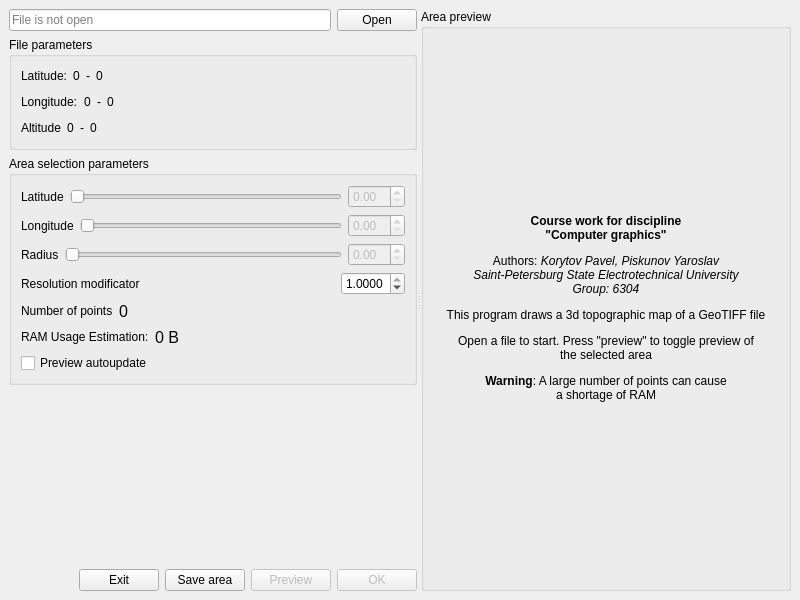
<?xml version="1.0" encoding="UTF-8"?>
<ui version="4.0">
 <class>OpenWindow</class>
 <widget class="QMainWindow" name="OpenWindow">
  <property name="geometry">
   <rect>
    <x>0</x>
    <y>0</y>
    <width>800</width>
    <height>600</height>
   </rect>
  </property>
  <property name="windowTitle">
   <string>GeoTIFF-3d</string>
  </property>
  <widget class="QWidget" name="centralwidget">
   <layout class="QHBoxLayout" name="horizontalLayout_10">
    <item>
     <widget class="QSplitter" name="splitter">
      <property name="orientation">
       <enum>Qt::Horizontal</enum>
      </property>
      <widget class="QWidget" name="layoutWidget">
       <layout class="QVBoxLayout" name="verticalLayout_2">
        <item>
         <layout class="QHBoxLayout" name="horizontalLayout_3">
          <item>
           <widget class="QLineEdit" name="fileNameEdit">
            <property name="readOnly">
             <bool>true</bool>
            </property>
            <property name="placeholderText">
             <string>File is not open</string>
            </property>
           </widget>
          </item>
          <item>
           <widget class="QPushButton" name="openButton">
            <property name="text">
             <string>Open</string>
            </property>
           </widget>
          </item>
         </layout>
        </item>
        <item>
         <widget class="QGroupBox" name="groupBox">
          <property name="minimumSize">
           <size>
            <width>0</width>
            <height>100</height>
           </size>
          </property>
          <property name="title">
           <string>File parameters</string>
          </property>
          <layout class="QVBoxLayout" name="verticalLayout_3">
           <item>
            <layout class="QHBoxLayout" name="horizontalLayout">
             <item>
              <widget class="QLabel" name="label">
               <property name="text">
                <string>Latitude:</string>
               </property>
              </widget>
             </item>
             <item>
              <widget class="QLabel" name="minLat">
               <property name="text">
                <string>0</string>
               </property>
              </widget>
             </item>
             <item>
              <widget class="QLabel" name="label_2">
               <property name="text">
                <string>-</string>
               </property>
              </widget>
             </item>
             <item>
              <widget class="QLabel" name="maxLat">
               <property name="text">
                <string>0</string>
               </property>
              </widget>
             </item>
             <item>
              <spacer name="horizontalSpacer">
               <property name="orientation">
                <enum>Qt::Horizontal</enum>
               </property>
               <property name="sizeHint" stdset="0">
                <size>
                 <width>40</width>
                 <height>20</height>
                </size>
               </property>
              </spacer>
             </item>
            </layout>
           </item>
           <item>
            <layout class="QHBoxLayout" name="horizontalLayout_2">
             <item>
              <widget class="QLabel" name="label_3">
               <property name="text">
                <string>Longitude:</string>
               </property>
              </widget>
             </item>
             <item>
              <widget class="QLabel" name="minLon">
               <property name="text">
                <string>0</string>
               </property>
              </widget>
             </item>
             <item>
              <widget class="QLabel" name="label_4">
               <property name="text">
                <string>-</string>
               </property>
              </widget>
             </item>
             <item>
              <widget class="QLabel" name="maxLon">
               <property name="text">
                <string>0</string>
               </property>
              </widget>
             </item>
             <item>
              <spacer name="horizontalSpacer_2">
               <property name="orientation">
                <enum>Qt::Horizontal</enum>
               </property>
               <property name="sizeHint" stdset="0">
                <size>
                 <width>40</width>
                 <height>20</height>
                </size>
               </property>
              </spacer>
             </item>
            </layout>
           </item>
           <item>
            <layout class="QHBoxLayout" name="horizontalLayout_12">
             <item>
              <widget class="QLabel" name="label_11">
               <property name="text">
                <string>Altitude</string>
               </property>
              </widget>
             </item>
             <item>
              <widget class="QLabel" name="minAlt">
               <property name="text">
                <string>0</string>
               </property>
              </widget>
             </item>
             <item>
              <widget class="QLabel" name="label_12">
               <property name="text">
                <string>-</string>
               </property>
              </widget>
             </item>
             <item>
              <widget class="QLabel" name="maxAlt">
               <property name="text">
                <string>0</string>
               </property>
              </widget>
             </item>
             <item>
              <spacer name="horizontalSpacer_7">
               <property name="orientation">
                <enum>Qt::Horizontal</enum>
               </property>
               <property name="sizeHint" stdset="0">
                <size>
                 <width>40</width>
                 <height>20</height>
                </size>
               </property>
              </spacer>
             </item>
            </layout>
           </item>
          </layout>
         </widget>
        </item>
        <item>
         <widget class="QGroupBox" name="groupBox_2">
          <property name="title">
           <string>Area selection parameters</string>
          </property>
          <layout class="QVBoxLayout" name="verticalLayout">
           <item>
            <layout class="QHBoxLayout" name="horizontalLayout_6">
             <item>
              <widget class="QLabel" name="label_5">
               <property name="text">
                <string>Latitude</string>
               </property>
              </widget>
             </item>
             <item>
              <widget class="QSlider" name="latSlider">
               <property name="enabled">
                <bool>false</bool>
               </property>
               <property name="orientation">
                <enum>Qt::Horizontal</enum>
               </property>
              </widget>
             </item>
             <item>
              <widget class="QDoubleSpinBox" name="latSpin">
               <property name="enabled">
                <bool>false</bool>
               </property>
               <property name="keyboardTracking">
                <bool>false</bool>
               </property>
               <property name="singleStep">
                <double>0.010000000000000</double>
               </property>
              </widget>
             </item>
            </layout>
           </item>
           <item>
            <layout class="QHBoxLayout" name="horizontalLayout_5">
             <item>
              <widget class="QLabel" name="label_6">
               <property name="text">
                <string>Longitude</string>
               </property>
              </widget>
             </item>
             <item>
              <widget class="QSlider" name="lonSlider">
               <property name="enabled">
                <bool>false</bool>
               </property>
               <property name="orientation">
                <enum>Qt::Horizontal</enum>
               </property>
              </widget>
             </item>
             <item>
              <widget class="QDoubleSpinBox" name="lonSpin">
               <property name="enabled">
                <bool>false</bool>
               </property>
               <property name="keyboardTracking">
                <bool>false</bool>
               </property>
               <property name="singleStep">
                <double>0.010000000000000</double>
               </property>
              </widget>
             </item>
            </layout>
           </item>
           <item>
            <layout class="QHBoxLayout" name="horizontalLayout_4">
             <item>
              <widget class="QLabel" name="label_7">
               <property name="text">
                <string>Radius</string>
               </property>
              </widget>
             </item>
             <item>
              <widget class="QSlider" name="radSlider">
               <property name="enabled">
                <bool>false</bool>
               </property>
               <property name="orientation">
                <enum>Qt::Horizontal</enum>
               </property>
              </widget>
             </item>
             <item>
              <widget class="QDoubleSpinBox" name="radSpin">
               <property name="enabled">
                <bool>false</bool>
               </property>
               <property name="keyboardTracking">
                <bool>false</bool>
               </property>
               <property name="singleStep">
                <double>0.010000000000000</double>
               </property>
              </widget>
             </item>
            </layout>
           </item>
           <item>
            <layout class="QHBoxLayout" name="horizontalLayout_9">
             <item>
              <widget class="QLabel" name="label_9">
               <property name="text">
                <string>Resolution modificator</string>
               </property>
              </widget>
             </item>
             <item>
              <spacer name="horizontalSpacer_5">
               <property name="orientation">
                <enum>Qt::Horizontal</enum>
               </property>
               <property name="sizeHint" stdset="0">
                <size>
                 <width>40</width>
                 <height>20</height>
                </size>
               </property>
              </spacer>
             </item>
             <item>
              <widget class="QDoubleSpinBox" name="resSpin">
               <property name="keyboardTracking">
                <bool>false</bool>
               </property>
               <property name="decimals">
                <number>4</number>
               </property>
               <property name="minimum">
                <double>0.000100000000000</double>
               </property>
               <property name="maximum">
                <double>1.000000000000000</double>
               </property>
               <property name="singleStep">
                <double>0.010000000000000</double>
               </property>
               <property name="value">
                <double>1.000000000000000</double>
               </property>
              </widget>
             </item>
            </layout>
           </item>
           <item>
            <layout class="QHBoxLayout" name="horizontalLayout_7">
             <item>
              <widget class="QLabel" name="label_8">
               <property name="text">
                <string>Number of points</string>
               </property>
              </widget>
             </item>
             <item>
              <widget class="QLabel" name="pointNumber">
               <property name="font">
                <font>
                 <pointsize>12</pointsize>
                </font>
               </property>
               <property name="text">
                <string>0</string>
               </property>
              </widget>
             </item>
             <item>
              <spacer name="horizontalSpacer_3">
               <property name="orientation">
                <enum>Qt::Horizontal</enum>
               </property>
               <property name="sizeHint" stdset="0">
                <size>
                 <width>40</width>
                 <height>20</height>
                </size>
               </property>
              </spacer>
             </item>
            </layout>
           </item>
           <item>
            <layout class="QHBoxLayout" name="horizontalLayout_11">
             <item>
              <widget class="QLabel" name="label_10">
               <property name="text">
                <string>RAM Usage Estimation:</string>
               </property>
              </widget>
             </item>
             <item>
              <widget class="QLabel" name="ramUsage">
               <property name="font">
                <font>
                 <pointsize>12</pointsize>
                </font>
               </property>
               <property name="text">
                <string>0 B</string>
               </property>
              </widget>
             </item>
             <item>
              <spacer name="horizontalSpacer_6">
               <property name="orientation">
                <enum>Qt::Horizontal</enum>
               </property>
               <property name="sizeHint" stdset="0">
                <size>
                 <width>40</width>
                 <height>20</height>
                </size>
               </property>
              </spacer>
             </item>
            </layout>
           </item>
           <item>
            <widget class="QCheckBox" name="autoUpdateCheckBox">
             <property name="text">
              <string>Preview autoupdate</string>
             </property>
            </widget>
           </item>
          </layout>
         </widget>
        </item>
        <item>
         <spacer name="verticalSpacer">
          <property name="orientation">
           <enum>Qt::Vertical</enum>
          </property>
          <property name="sizeHint" stdset="0">
           <size>
            <width>20</width>
            <height>40</height>
           </size>
          </property>
         </spacer>
        </item>
        <item>
         <layout class="QHBoxLayout" name="horizontalLayout_8">
          <item>
           <spacer name="horizontalSpacer_4">
            <property name="orientation">
             <enum>Qt::Horizontal</enum>
            </property>
            <property name="sizeHint" stdset="0">
             <size>
              <width>40</width>
              <height>20</height>
             </size>
            </property>
           </spacer>
          </item>
          <item>
           <widget class="QPushButton" name="closeButton">
            <property name="text">
             <string>Exit</string>
            </property>
           </widget>
          </item>
          <item>
           <widget class="QPushButton" name="saveButton">
            <property name="text">
             <string>Save area</string>
            </property>
           </widget>
          </item>
          <item>
           <widget class="QPushButton" name="previewButton">
            <property name="enabled">
             <bool>false</bool>
            </property>
            <property name="text">
             <string>Preview</string>
            </property>
           </widget>
          </item>
          <item>
           <widget class="QPushButton" name="okButton">
            <property name="enabled">
             <bool>false</bool>
            </property>
            <property name="text">
             <string>OK</string>
            </property>
           </widget>
          </item>
         </layout>
        </item>
       </layout>
      </widget>
      <widget class="QGroupBox" name="previewGroupBox">
       <property name="title">
        <string>Area preview</string>
       </property>
       <layout class="QVBoxLayout" name="previewLayout">
        <item>
         <widget class="QLabel" name="previewLabel">
          <property name="text">
           <string>&lt;html&gt;&lt;head/&gt;&lt;body&gt;&lt;p align=&quot;center&quot;&gt;&lt;span style=&quot; font-weight:600;&quot;&gt;Course work for discipline&lt;br/&gt;&amp;quot;Computer graphics&amp;quot;&lt;/span&gt;&lt;/p&gt;&lt;p align=&quot;center&quot;&gt;Authors: &lt;span style=&quot; font-style:italic;&quot;&gt;Korytov Pavel, Piskunov Yaroslav&lt;br/&gt;Saint-Petersburg State Electrotechnical University&lt;br/&gt;Group: 6304&lt;/span&gt;&lt;/p&gt;&lt;p align=&quot;center&quot;&gt;This program draws a 3d topographic map of a GeoTIFF file&lt;/p&gt;&lt;p align=&quot;center&quot;&gt;Open a file to start. Press &amp;quot;preview&amp;quot; to toggle preview of&lt;br/&gt;the selected area&lt;/p&gt;&lt;p align=&quot;center&quot;&gt;&lt;span style=&quot; font-weight:600;&quot;&gt;Warning&lt;/span&gt;: A large number of points can cause &lt;br/&gt;a shortage of RAM&lt;/p&gt;&lt;/body&gt;&lt;/html&gt;</string>
          </property>
         </widget>
        </item>
       </layout>
      </widget>
     </widget>
    </item>
   </layout>
  </widget>
  <widget class="QMenuBar" name="menubar">
   <property name="geometry">
    <rect>
     <x>0</x>
     <y>0</y>
     <width>800</width>
     <height>22</height>
    </rect>
   </property>
  </widget>
 </widget>
 <resources/>
 <connections/>
</ui>
